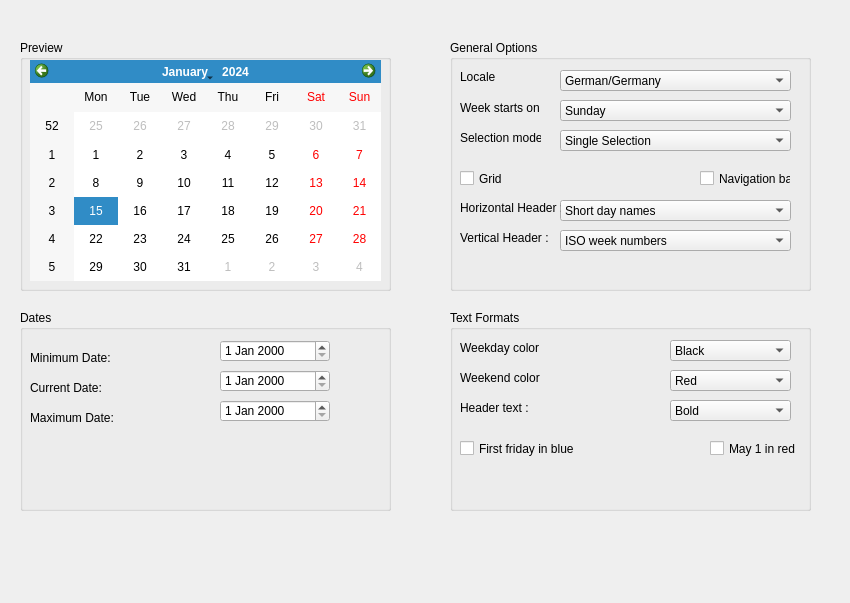
<?xml version="1.0" encoding="UTF-8"?>
<ui version="4.0">
 <class>Form</class>
 <widget class="QWidget" name="Form">
  <property name="geometry">
   <rect>
    <x>0</x>
    <y>0</y>
    <width>850</width>
    <height>603</height>
   </rect>
  </property>
  <property name="windowTitle">
   <string>Form</string>
  </property>
  <widget class="QGroupBox" name="groupBox">
   <property name="geometry">
    <rect>
     <x>20</x>
     <y>40</y>
     <width>371</width>
     <height>251</height>
    </rect>
   </property>
   <property name="title">
    <string>Preview</string>
   </property>
   <widget class="QCalendarWidget" name="calendarWidget">
    <property name="enabled">
     <bool>true</bool>
    </property>
    <property name="geometry">
     <rect>
      <x>10</x>
      <y>20</y>
      <width>351</width>
      <height>221</height>
     </rect>
    </property>
    <property name="minimumSize">
     <size>
      <width>351</width>
      <height>221</height>
     </size>
    </property>
   </widget>
  </widget>
  <widget class="QGroupBox" name="groupBox_2">
   <property name="geometry">
    <rect>
     <x>20</x>
     <y>310</y>
     <width>371</width>
     <height>201</height>
    </rect>
   </property>
   <property name="title">
    <string>Dates</string>
   </property>
   <widget class="QLabel" name="label">
    <property name="geometry">
     <rect>
      <x>10</x>
      <y>40</y>
      <width>111</width>
      <height>16</height>
     </rect>
    </property>
    <property name="text">
     <string>Minimum Date:</string>
    </property>
   </widget>
   <widget class="QLabel" name="label_2">
    <property name="geometry">
     <rect>
      <x>10</x>
      <y>70</y>
      <width>111</width>
      <height>16</height>
     </rect>
    </property>
    <property name="text">
     <string>Current Date:</string>
    </property>
   </widget>
   <widget class="QLabel" name="label_3">
    <property name="geometry">
     <rect>
      <x>10</x>
      <y>100</y>
      <width>111</width>
      <height>16</height>
     </rect>
    </property>
    <property name="text">
     <string>Maximum Date:</string>
    </property>
   </widget>
   <widget class="QDateEdit" name="dateEdit">
    <property name="geometry">
     <rect>
      <x>200</x>
      <y>30</y>
      <width>110</width>
      <height>22</height>
     </rect>
    </property>
   </widget>
   <widget class="QDateEdit" name="dateEdit_2">
    <property name="geometry">
     <rect>
      <x>200</x>
      <y>60</y>
      <width>110</width>
      <height>22</height>
     </rect>
    </property>
   </widget>
   <widget class="QDateEdit" name="dateEdit_3">
    <property name="geometry">
     <rect>
      <x>200</x>
      <y>90</y>
      <width>110</width>
      <height>22</height>
     </rect>
    </property>
   </widget>
  </widget>
  <widget class="QGroupBox" name="groupBox_3">
   <property name="geometry">
    <rect>
     <x>450</x>
     <y>40</y>
     <width>361</width>
     <height>251</height>
    </rect>
   </property>
   <property name="title">
    <string>General Options</string>
   </property>
   <widget class="QLabel" name="label_4">
    <property name="geometry">
     <rect>
      <x>10</x>
      <y>30</y>
      <width>47</width>
      <height>13</height>
     </rect>
    </property>
    <property name="text">
     <string>Locale</string>
    </property>
   </widget>
   <widget class="QComboBox" name="comboBox">
    <property name="geometry">
     <rect>
      <x>110</x>
      <y>30</y>
      <width>231</width>
      <height>21</height>
     </rect>
    </property>
    <item>
     <property name="text">
      <string>German/Germany</string>
     </property>
    </item>
   </widget>
   <widget class="QComboBox" name="comboBox_2">
    <property name="geometry">
     <rect>
      <x>110</x>
      <y>60</y>
      <width>231</width>
      <height>21</height>
     </rect>
    </property>
    <item>
     <property name="text">
      <string>Sunday</string>
     </property>
    </item>
   </widget>
   <widget class="QComboBox" name="comboBox_3">
    <property name="geometry">
     <rect>
      <x>110</x>
      <y>90</y>
      <width>231</width>
      <height>21</height>
     </rect>
    </property>
    <item>
     <property name="text">
      <string>Single Selection</string>
     </property>
    </item>
   </widget>
   <widget class="QLabel" name="label_5">
    <property name="geometry">
     <rect>
      <x>10</x>
      <y>60</y>
      <width>81</width>
      <height>16</height>
     </rect>
    </property>
    <property name="text">
     <string>Week starts on :</string>
    </property>
   </widget>
   <widget class="QLabel" name="label_6">
    <property name="geometry">
     <rect>
      <x>10</x>
      <y>90</y>
      <width>81</width>
      <height>16</height>
     </rect>
    </property>
    <property name="text">
     <string>Selection mode :</string>
    </property>
   </widget>
   <widget class="QCheckBox" name="checkBox">
    <property name="geometry">
     <rect>
      <x>10</x>
      <y>130</y>
      <width>70</width>
      <height>17</height>
     </rect>
    </property>
    <property name="text">
     <string>Grid</string>
    </property>
   </widget>
   <widget class="QCheckBox" name="checkBox_2">
    <property name="geometry">
     <rect>
      <x>250</x>
      <y>130</y>
      <width>91</width>
      <height>17</height>
     </rect>
    </property>
    <property name="text">
     <string>Navigation bar</string>
    </property>
   </widget>
   <widget class="QComboBox" name="comboBox_4">
    <property name="geometry">
     <rect>
      <x>110</x>
      <y>160</y>
      <width>231</width>
      <height>21</height>
     </rect>
    </property>
    <item>
     <property name="text">
      <string>Short day names</string>
     </property>
    </item>
   </widget>
   <widget class="QLabel" name="label_7">
    <property name="geometry">
     <rect>
      <x>10</x>
      <y>160</y>
      <width>101</width>
      <height>16</height>
     </rect>
    </property>
    <property name="text">
     <string>Horizontal Header :</string>
    </property>
   </widget>
   <widget class="QLabel" name="label_8">
    <property name="geometry">
     <rect>
      <x>10</x>
      <y>190</y>
      <width>101</width>
      <height>16</height>
     </rect>
    </property>
    <property name="text">
     <string>Vertical Header :</string>
    </property>
   </widget>
   <widget class="QComboBox" name="comboBox_5">
    <property name="geometry">
     <rect>
      <x>110</x>
      <y>190</y>
      <width>231</width>
      <height>21</height>
     </rect>
    </property>
    <item>
     <property name="text">
      <string>ISO week numbers</string>
     </property>
    </item>
   </widget>
  </widget>
  <widget class="QGroupBox" name="groupBox_4">
   <property name="geometry">
    <rect>
     <x>450</x>
     <y>310</y>
     <width>361</width>
     <height>201</height>
    </rect>
   </property>
   <property name="title">
    <string>Text Formats</string>
   </property>
   <widget class="QComboBox" name="comboBox_6">
    <property name="geometry">
     <rect>
      <x>220</x>
      <y>30</y>
      <width>121</width>
      <height>21</height>
     </rect>
    </property>
    <item>
     <property name="text">
      <string>Black</string>
     </property>
    </item>
   </widget>
   <widget class="QLabel" name="label_9">
    <property name="geometry">
     <rect>
      <x>10</x>
      <y>30</y>
      <width>81</width>
      <height>16</height>
     </rect>
    </property>
    <property name="text">
     <string>Weekday color :</string>
    </property>
   </widget>
   <widget class="QLabel" name="label_10">
    <property name="geometry">
     <rect>
      <x>10</x>
      <y>60</y>
      <width>81</width>
      <height>16</height>
     </rect>
    </property>
    <property name="text">
     <string>Weekend color :</string>
    </property>
   </widget>
   <widget class="QComboBox" name="comboBox_7">
    <property name="geometry">
     <rect>
      <x>220</x>
      <y>60</y>
      <width>121</width>
      <height>21</height>
     </rect>
    </property>
    <item>
     <property name="text">
      <string>Red</string>
     </property>
    </item>
   </widget>
   <widget class="QComboBox" name="comboBox_8">
    <property name="geometry">
     <rect>
      <x>220</x>
      <y>90</y>
      <width>121</width>
      <height>21</height>
     </rect>
    </property>
    <item>
     <property name="text">
      <string>Bold</string>
     </property>
    </item>
   </widget>
   <widget class="QLabel" name="label_11">
    <property name="geometry">
     <rect>
      <x>10</x>
      <y>90</y>
      <width>81</width>
      <height>16</height>
     </rect>
    </property>
    <property name="text">
     <string>Header text : </string>
    </property>
   </widget>
   <widget class="QCheckBox" name="checkBox_4">
    <property name="geometry">
     <rect>
      <x>10</x>
      <y>130</y>
      <width>121</width>
      <height>17</height>
     </rect>
    </property>
    <property name="text">
     <string>First friday in blue</string>
    </property>
   </widget>
   <widget class="QCheckBox" name="checkBox_3">
    <property name="geometry">
     <rect>
      <x>260</x>
      <y>130</y>
      <width>91</width>
      <height>17</height>
     </rect>
    </property>
    <property name="text">
     <string>May 1 in red</string>
    </property>
   </widget>
  </widget>
 </widget>
 <resources/>
 <connections/>
</ui>
